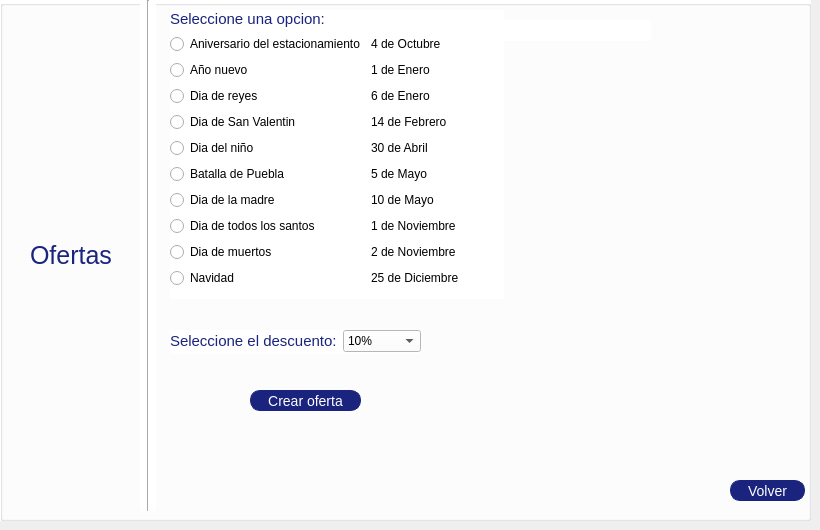
    <widget class="QWidget" name="Oferta">
     <widget class="QGroupBox" name="groupBox_24">
      <property name="geometry">
       <rect>
        <x>0</x>
        <y>0</y>
        <width>811</width>
        <height>521</height>
       </rect>
      </property>
      <property name="styleSheet">
       <string notr="true">
background-color:white;
</string>
      </property>
      <property name="title">
       <string/>
      </property>
      <widget class="QLabel" name="fecha_2">
       <property name="geometry">
        <rect>
         <x>380</x>
         <y>20</y>
         <width>271</width>
         <height>21</height>
        </rect>
       </property>
       <property name="text">
        <string/>
       </property>
      </widget>
      <widget class="Line" name="line_5">
       <property name="geometry">
        <rect>
         <x>140</x>
         <y>0</y>
         <width>16</width>
         <height>511</height>
        </rect>
       </property>
       <property name="orientation">
        <enum>Qt::Vertical</enum>
       </property>
      </widget>
      <widget class="QLabel" name="label_35">
       <property name="geometry">
        <rect>
         <x>30</x>
         <y>230</y>
         <width>91</width>
         <height>51</height>
        </rect>
       </property>
       <property name="styleSheet">
        <string notr="true">QLabel{
color:#1a237e;
background-color: transparent;
font-size:25px

}</string>
       </property>
       <property name="text">
        <string>Ofertas</string>
       </property>
      </widget>
      <widget class="QWidget" name="formLayoutWidget">
       <property name="geometry">
        <rect>
         <x>170</x>
         <y>10</y>
         <width>334</width>
         <height>289</height>
        </rect>
       </property>
       <layout class="QFormLayout" name="formLayout">
        <item row="1" column="0">
         <widget class="QRadioButton" name="aniversario">
          <property name="text">
           <string>Aniversario del estacionamiento</string>
          </property>
         </widget>
        </item>
        <item row="2" column="0">
         <widget class="QRadioButton" name="agno_nuevo">
          <property name="text">
           <string>Año nuevo</string>
          </property>
         </widget>
        </item>
        <item row="3" column="0">
         <widget class="QRadioButton" name="reyes">
          <property name="text">
           <string>Dia de reyes</string>
          </property>
         </widget>
        </item>
        <item row="4" column="0">
         <widget class="QRadioButton" name="sanValentin">
          <property name="text">
           <string>Dia de San Valentin</string>
          </property>
         </widget>
        </item>
        <item row="5" column="0">
         <widget class="QRadioButton" name="dia_nino">
          <property name="text">
           <string>Dia del niño</string>
          </property>
         </widget>
        </item>
        <item row="6" column="0">
         <widget class="QRadioButton" name="batalla">
          <property name="text">
           <string>Batalla de Puebla</string>
          </property>
         </widget>
        </item>
        <item row="7" column="0">
         <widget class="QRadioButton" name="DMadre">
          <property name="text">
           <string>Dia de la madre</string>
          </property>
         </widget>
        </item>
        <item row="9" column="0">
         <widget class="QRadioButton" name="DMuertos">
          <property name="text">
           <string>Dia de muertos</string>
          </property>
         </widget>
        </item>
        <item row="10" column="0">
         <widget class="QRadioButton" name="Navidad">
          <property name="text">
           <string>Navidad</string>
          </property>
         </widget>
        </item>
        <item row="2" column="1">
         <widget class="QLabel" name="label_40">
          <property name="text">
           <string>1 de Enero</string>
          </property>
         </widget>
        </item>
        <item row="1" column="1">
         <widget class="QLabel" name="label_41">
          <property name="text">
           <string>4 de Octubre</string>
          </property>
         </widget>
        </item>
        <item row="3" column="1">
         <widget class="QLabel" name="label_42">
          <property name="text">
           <string>6 de Enero</string>
          </property>
         </widget>
        </item>
        <item row="4" column="1">
         <widget class="QLabel" name="label_43">
          <property name="text">
           <string>14 de Febrero</string>
          </property>
         </widget>
        </item>
        <item row="5" column="1">
         <widget class="QLabel" name="label_44">
          <property name="text">
           <string>30 de Abril</string>
          </property>
         </widget>
        </item>
        <item row="6" column="1">
         <widget class="QLabel" name="label_45">
          <property name="text">
           <string>5 de Mayo</string>
          </property>
         </widget>
        </item>
        <item row="7" column="1">
         <widget class="QLabel" name="label_46">
          <property name="text">
           <string>10 de Mayo</string>
          </property>
         </widget>
        </item>
        <item row="9" column="1">
         <widget class="QLabel" name="label_47">
          <property name="text">
           <string>2 de Noviembre</string>
          </property>
         </widget>
        </item>
        <item row="8" column="1">
         <widget class="QLabel" name="label_48">
          <property name="text">
           <string>1 de Noviembre</string>
          </property>
         </widget>
        </item>
        <item row="8" column="0">
         <widget class="QRadioButton" name="todosSantos">
          <property name="text">
           <string>Dia de todos los santos</string>
          </property>
         </widget>
        </item>
        <item row="10" column="1">
         <widget class="QLabel" name="label_49">
          <property name="text">
           <string>25 de Diciembre</string>
          </property>
         </widget>
        </item>
        <item row="0" column="0">
         <widget class="QLabel" name="label_39">
          <property name="styleSheet">
           <string notr="true">QLabel{
color:#1a237e;
background-color: transparent;
font-size:15px

}</string>
          </property>
          <property name="text">
           <string>Seleccione una opcion:</string>
          </property>
         </widget>
        </item>
       </layout>
      </widget>
      <widget class="QWidget" name="formLayoutWidget_2">
       <property name="geometry">
        <rect>
         <x>170</x>
         <y>330</y>
         <width>251</width>
         <height>24</height>
        </rect>
       </property>
       <layout class="QFormLayout" name="formLayout_2">
        <item row="0" column="0">
         <widget class="QLabel" name="label_50">
          <property name="styleSheet">
           <string notr="true">QLabel{
color:#1a237e;
background-color: transparent;
font-size:15px

}</string>
          </property>
          <property name="text">
           <string>Seleccione el descuento:</string>
          </property>
         </widget>
        </item>
        <item row="0" column="1">
         <widget class="QComboBox" name="descuento">
          <item>
           <property name="text">
            <string>10%</string>
           </property>
          </item>
          <item>
           <property name="text">
            <string>20%</string>
           </property>
          </item>
          <item>
           <property name="text">
            <string>30%</string>
           </property>
          </item>
          <item>
           <property name="text">
            <string>40%</string>
           </property>
          </item>
          <item>
           <property name="text">
            <string>50%</string>
           </property>
          </item>
         </widget>
        </item>
       </layout>
      </widget>
      <widget class="QPushButton" name="crearOferta">
       <property name="geometry">
        <rect>
         <x>250</x>
         <y>390</y>
         <width>111</width>
         <height>21</height>
        </rect>
       </property>
       <property name="styleSheet">
        <string notr="true">QPushButton{
color: white;
background-color: #1a237e;
font-size:14px;
border: 1px solid #1a237e;
border-radius: 10px; 
padding: 2px 4px;
}
</string>
       </property>
       <property name="text">
        <string>Crear oferta</string>
       </property>
      </widget>
      <widget class="QPushButton" name="Volver_2">
       <property name="geometry">
        <rect>
         <x>730</x>
         <y>480</y>
         <width>75</width>
         <height>21</height>
        </rect>
       </property>
       <property name="styleSheet">
        <string notr="true">QPushButton{
color: white;
background-color: #1a237e;
font-size:14px;
border: 1px solid #1a237e;
border-radius: 10px; 
padding: 2px 4px;
}
</string>
       </property>
       <property name="text">
        <string>Volver</string>
       </property>
      </widget>
     </widget>
    </widget>
